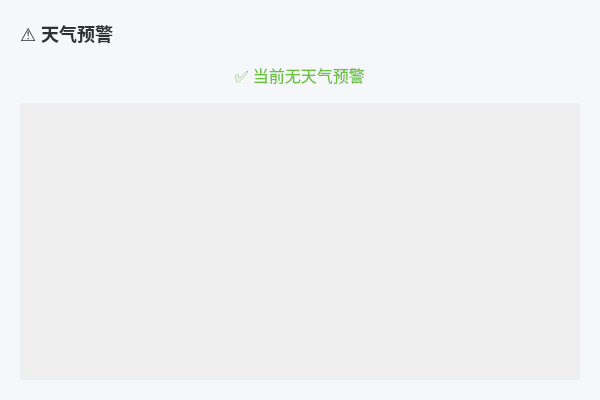
<?xml version="1.0" encoding="UTF-8"?>
<ui version="4.0">
 <class>AlertWidget</class>
 <widget class="QWidget" name="AlertWidget">
  <property name="geometry">
   <rect>
    <x>0</x>
    <y>0</y>
    <width>600</width>
    <height>400</height>
   </rect>
  </property>
  <property name="windowTitle">
   <string>天气预警</string>
  </property>
  <property name="styleSheet">
   <string notr="true">QWidget#AlertWidget {
    background-color: #f5f7fa;
}

QFrame#alertCard {
    background-color: white;
    border-radius: 12px;
    border: 1px solid #e4e7ed;
}

QLabel#titleLabel {
    font-size: 18px;
    font-weight: bold;
    color: #303133;
}

QLabel#noAlertLabel {
    font-size: 16px;
    color: #67C23A;
}

QScrollArea {
    border: none;
    background: transparent;
}</string>
  </property>
  <layout class="QVBoxLayout" name="verticalLayout">
   <property name="spacing">
    <number>16</number>
   </property>
   <property name="leftMargin">
    <number>20</number>
   </property>
   <property name="topMargin">
    <number>20</number>
   </property>
   <property name="rightMargin">
    <number>20</number>
   </property>
   <property name="bottomMargin">
    <number>20</number>
   </property>
   <item>
    <widget class="QLabel" name="titleLabel">
     <property name="text">
      <string>⚠️ 天气预警</string>
     </property>
    </widget>
   </item>
   <item>
    <widget class="QLabel" name="noAlertLabel">
     <property name="text">
      <string>✅ 当前无天气预警</string>
     </property>
     <property name="alignment">
      <set>Qt::AlignmentFlag::AlignCenter</set>
     </property>
    </widget>
   </item>
   <item>
    <widget class="QScrollArea" name="alertScrollArea">
     <property name="widgetResizable">
      <bool>true</bool>
     </property>
     <widget class="QWidget" name="alertScrollContent">
      <property name="geometry">
       <rect>
        <x>0</x>
        <y>0</y>
        <width>560</width>
        <height>280</height>
       </rect>
      </property>
      <layout class="QVBoxLayout" name="alertLayout">
       <property name="spacing">
        <number>12</number>
       </property>
      </layout>
     </widget>
    </widget>
   </item>
  </layout>
 </widget>
 <resources/>
 <connections/>
</ui>
